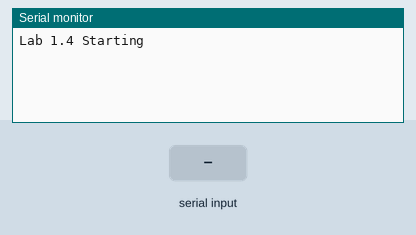
Simulated run of this sketch. Board: Arduino Uno, built with avr-gcc and run on an emulated ATmega328P. On the bench: the last lines printed to the serial monitor. The test bench sets the inputs (shaded band).

Above: at 1.2 s.
1.3 s: "+" received over Serial
At 2.4 s:
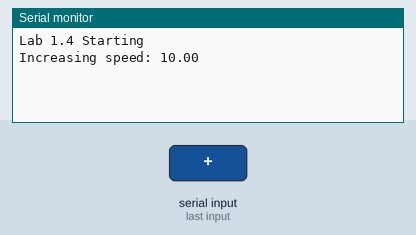
3.0 s: "-" received over Serial
At 3.6 s:
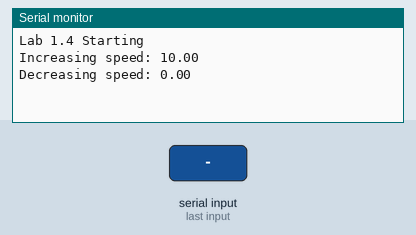
4.5 s: "1" received over Serial
At 5.7 s:
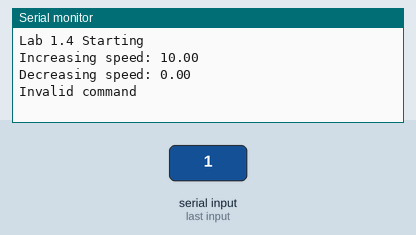
6.0 s: "-" received over Serial
At 7.0 s:
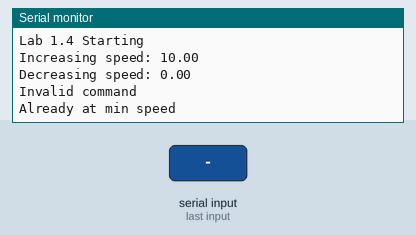

Measured:
- after the input at 1.3 s, the serial monitor: prints a new line after 0.20 s (image 1)
- after the input at 3.0 s, the serial monitor: prints a new line at once (image 2)
- after the input at 4.5 s, the serial monitor: prints a new line at once (image 3)
- after the input at 6.0 s, the serial monitor: prints a new line at once (image 4)

The sketch:

esercizio1.4.ino
```cpp
const int FAN_PIN = 1;
const int STEP = 10;

float current_speed = 0;

void setup() {
  pinMode(FAN_PIN, OUTPUT);
  analogWrite(FAN_PIN, (int) current_speed);

  Serial.begin(9600);
  while (!Serial);
  Serial.println("Lab 1.4 Starting");
}

void loop() {
  if(Serial.available() > 0) {
    int inByte = Serial.read();

    if(inByte == '+') {
      if(current_speed == 255){
        Serial.println("Already at max speed");
      }
      else{
        current_speed += STEP;
        if(current_speed > 255) current_speed = 255;
        analogWrite(FAN_PIN, (int) current_speed);
        Serial.print("Increasing speed: ");
        Serial.println(current_speed);
      }
    } else if(inByte == '-') {
      if(current_speed == 0){
        Serial.println("Already at min speed");
      }
      else{
        current_speed -= STEP;
        if(current_speed < 0) current_speed = 0;
        analogWrite(FAN_PIN, (int) current_speed);
        Serial.print("Decreasing speed: ");
        Serial.println(current_speed);
      }
    } else Serial.println("Invalid command");   //set No Line Ending to avoid errors
  }
  delay(500);
}
```
